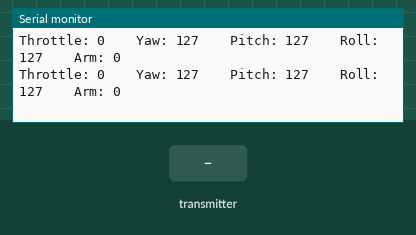
A sketch run on a simulated Arduino Uno, built with avr-gcc and run on an emulated ATmega328P. On the bench: the last lines printed to the serial monitor. The test bench sets the inputs (shaded band). No radio packets arrive unless stated.

Above: at 1.2 s.
1.3 s: the transmitter starts sending throttle = 64
At 1.48 s:
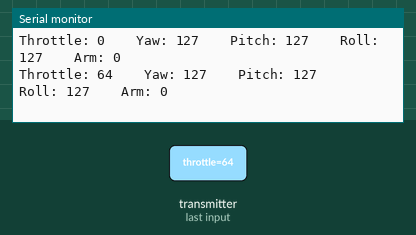
4.3 s: the transmitter starts sending yaw = 0
At 4.47 s:
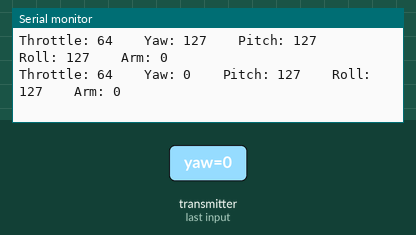
7.3 s: the transmitter starts sending pitch = 0
At 7.45 s:
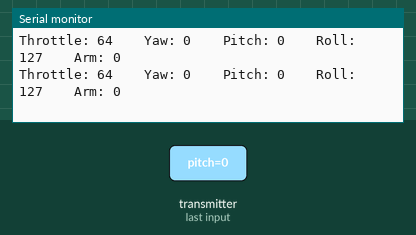
10.3 s: the transmitter starts sending roll = 0
At 10.4 s:
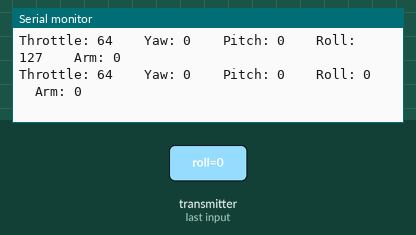
13.3 s: the transmitter starts sending arm = 64
At 13.38 s:
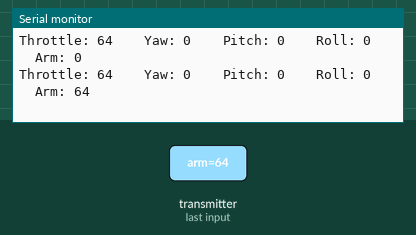
16.3 s: the transmitter starts sending throttle = 0
At 16.41 s:
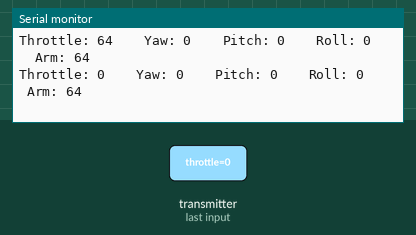

Measured:
- after the input at 1.3 s, the serial monitor: prints a new line after 0.11 s (image 1)
- after the input at 4.3 s, the serial monitor: prints a new line after 0.11 s (image 2)
- after the input at 7.3 s, the serial monitor: prints a new line after 0.08 s (image 3)
- after the input at 10.3 s, the serial monitor: prints a new line after 0.10 s (image 4)
- after the input at 13.3 s, the serial monitor: prints a new line after 0.08 s (image 5)
- after the input at 16.3 s, the serial monitor: prints a new line after 0.11 s (image 6)

The sketch:

Flight_JoyStick_ReceiverTest_Pro_Mini.ino
```cpp
#include <SPI.h>
#include <nRF24L01.h>
#include <RF24.h>

//Pinouts
//MOSI  <==>  11
//MISO  <==> 12
//SCK   <==>   13


//create objects
RF24 radio(9, 10);   // nRF24L01 (CE, CSN)
const byte address[6] = "000786"; // Remember that this code is the same as in the transmitter and receiver
// Instanciate a Chrono object.

// Max size of this struct is 32 bytes - NRF24L01 buffer limit
struct Data_Package {
  //byte j1PotX;
  //byte j1PotY;
  //byte j1Button;
  //byte j2PotX;
  //byte j2PotY;
  //byte j2Button;
  byte throttle;
  byte yaw;
  byte pitch;
  byte roll;
  byte arm;      //0-DISARMED 1-ARMED
  //byte AUX1;
  //byte AUX2;
  //byte GPSSwtich; //0-OFF 1-ON
};

Data_Package data; //Create a variable with the above structure

void resetPacket(){
  // Set initial default values
  //data.j1PotX = 127; // Values from 0 to 255. When Joystick is in resting position, the value is in the middle, or 127. We actually map the pot value from 0 to 1023 to 0 to 255 because that's one BYTE value
  //data.j1PotY = 127;
  //data.j2PotX = 127;
  //data.j2PotY = 127;
  //data.j1Button = 1;
  //data.j2Button = 1;
  data.throttle = 0;
  data.yaw = 127;
  data.pitch = 127;
  data.roll = 127;
  data.arm = 0;
  //data.AUX1 = 1;
  //data.AUX2 = 1;
  //data.GPSSwtich = 0;
}

void setup() {
  //pinMode(LED_BUILTIN, OUTPUT);
  Serial.begin(9600);
  resetPacket();
  // Define the radio communication
  Serial.print("initialize Radio...");
  radio.begin();
  radio.openReadingPipe(0,address);
  radio.setPALevel(RF24_PA_LOW);
  radio.setDataRate(RF24_250KBPS);
  radio.setAutoAck(false);  //Must have this line
  //we start the radio comunication
  radio.startListening();
  Serial.print("Radio Listening...");
}


/**************************************************/

unsigned long lastRecvTime = 0;

void recvData()
{
  if (radio.available()) {
    radio.read(&data, sizeof(Data_Package));
    lastRecvTime = millis(); //here we receive the data
    //Serial.println(data.throttle);
    //digitalWrite(LED_BUILTIN, HIGH);
  }
  else{
    //digitalWrite(LED_BUILTIN, LOW);
  }
}

/**************************************************/

void loop()
{
  recvData();
  unsigned long now1 = millis();
  //Here we check if we've lost signal, if we did we reset the values
  if ( now1 - lastRecvTime > 1000 ) {
    // Signal lost?
    //Serial.println("Signal lost...");
    //digitalWrite(LED_BUILTIN, LOW);
    resetPacket();
    //return;
  }
  Serial.print("Throttle: "); Serial.print(data.throttle);  Serial.print("    ");
  Serial.print("Yaw: ");      Serial.print(data.yaw);       Serial.print("    ");
  Serial.print("Pitch: ");    Serial.print(data.pitch);     Serial.print("    ");
  Serial.print("Roll: ");     Serial.print(data.roll);      Serial.print("    ");
  Serial.print("Arm: ");     Serial.print(data.arm);      Serial.println("    ");
  //Serial.print("Aux2: ");     Serial.print(data.AUX2);      Serial.print("\n");
}

/**************************************************/
```
